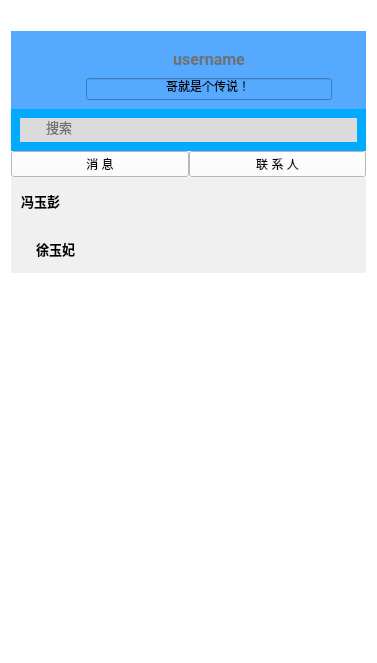
<?xml version="1.0" encoding="UTF-8"?>
<ui version="4.0">
 <class>ListWidget</class>
 <widget class="QWidget" name="ListWidget">
  <property name="geometry">
   <rect>
    <x>0</x>
    <y>0</y>
    <width>377</width>
    <height>663</height>
   </rect>
  </property>
  <property name="windowTitle">
   <string>ListWidget</string>
  </property>
  <property name="styleSheet">
   <string notr="true">background-color: rgb(255, 255, 255);</string>
  </property>
  <layout class="QVBoxLayout" name="verticalLayout_2">
   <property name="spacing">
    <number>0</number>
   </property>
   <item>
    <layout class="QHBoxLayout" name="horizontalLayout_4">
     <item>
      <spacer name="horizontalSpacer_2">
       <property name="font">
        <font>
         <family>Roboto</family>
         <pointsize>10</pointsize>
        </font>
       </property>
       <property name="orientation">
        <enum>Qt::Horizontal</enum>
       </property>
       <property name="sizeType">
        <enum>QSizePolicy::Fixed</enum>
       </property>
       <property name="sizeHint" stdset="0">
        <size>
         <width>9</width>
         <height>20</height>
        </size>
       </property>
      </spacer>
     </item>
     <item>
      <widget class="QPushButton" name="closeButton">
       <property name="minimumSize">
        <size>
         <width>16</width>
         <height>16</height>
        </size>
       </property>
       <property name="maximumSize">
        <size>
         <width>16</width>
         <height>16</height>
        </size>
       </property>
       <property name="font">
        <font>
         <family>Roboto</family>
         <pointsize>10</pointsize>
        </font>
       </property>
       <property name="styleSheet">
        <string notr="true">QPushButton{
    image: url(:/src/GUI/close.png);
    border-style: outset;
}
QPushButton:hover{
    image: url(:/src/GUI/close_hover.png);
    border-style: outset;
}
QPushButton:pressed{
    image: url(:/src/GUI/close_hover.png);
    border-style: outset;
}
</string>
       </property>
       <property name="text">
        <string/>
       </property>
      </widget>
     </item>
     <item>
      <widget class="QPushButton" name="minimizeButton">
       <property name="minimumSize">
        <size>
         <width>16</width>
         <height>16</height>
        </size>
       </property>
       <property name="maximumSize">
        <size>
         <width>16</width>
         <height>16</height>
        </size>
       </property>
       <property name="font">
        <font>
         <family>Roboto</family>
         <pointsize>10</pointsize>
        </font>
       </property>
       <property name="styleSheet">
        <string notr="true">QPushButton{
    image: url(:/src/GUI/min.png);
    border-style: outset;
	border: none;
}
QPushButton:hover{
    image: url(:/src/GUI/min_hover.png);
    border-style: outset;
	border: none;
}
QPushButton:pressed{
    image: url(:/src/GUI/min_hover.png);
    border-style: outset;
	border: none;
}
</string>
       </property>
       <property name="text">
        <string/>
       </property>
      </widget>
     </item>
     <item>
      <spacer name="horizontalSpacer">
       <property name="font">
        <font>
         <family>Roboto</family>
         <pointsize>10</pointsize>
        </font>
       </property>
       <property name="orientation">
        <enum>Qt::Horizontal</enum>
       </property>
       <property name="sizeHint" stdset="0">
        <size>
         <width>40</width>
         <height>20</height>
        </size>
       </property>
      </spacer>
     </item>
    </layout>
   </item>
   <item>
    <widget class="QWidget" name="user" native="true">
     <property name="styleSheet">
      <string notr="true">background-color: rgb(85, 170, 255);</string>
     </property>
     <layout class="QHBoxLayout" name="horizontalLayout_2">
      <item>
       <widget class="QLabel" name="label_5">
        <property name="sizePolicy">
         <sizepolicy hsizetype="Preferred" vsizetype="Preferred">
          <horstretch>38</horstretch>
          <verstretch>40</verstretch>
         </sizepolicy>
        </property>
        <property name="minimumSize">
         <size>
          <width>60</width>
          <height>60</height>
         </size>
        </property>
        <property name="maximumSize">
         <size>
          <width>60</width>
          <height>60</height>
         </size>
        </property>
        <property name="styleSheet">
         <string notr="true">border-width:0px;
border-radius:40px;
border-image: url(:/src/GUI/head/Genshin/genshin1.jpg);
border-style:solid;
border-color: rgb(255, 255, 255);
</string>
        </property>
        <property name="text">
         <string/>
        </property>
       </widget>
      </item>
      <item>
       <layout class="QVBoxLayout" name="verticalLayout_5" stretch="0,0">
        <property name="spacing">
         <number>0</number>
        </property>
        <item>
         <widget class="QLabel" name="usernameLabel">
          <property name="font">
           <font>
            <family>Roboto</family>
            <pointsize>12</pointsize>
            <weight>75</weight>
            <bold>true</bold>
           </font>
          </property>
          <property name="styleSheet">
           <string notr="true">color: rgb(112, 112, 112);
border:none;</string>
          </property>
          <property name="text">
           <string>username</string>
          </property>
          <property name="alignment">
           <set>Qt::AlignCenter</set>
          </property>
          <property name="margin">
           <number>0</number>
          </property>
         </widget>
        </item>
        <item>
         <widget class="QLineEdit" name="signature">
          <property name="sizePolicy">
           <sizepolicy hsizetype="Preferred" vsizetype="Fixed">
            <horstretch>0</horstretch>
            <verstretch>0</verstretch>
           </sizepolicy>
          </property>
          <property name="styleSheet">
           <string notr="true">text-align: center;</string>
          </property>
          <property name="text">
           <string>哥就是个传说！</string>
          </property>
          <property name="alignment">
           <set>Qt::AlignCenter</set>
          </property>
         </widget>
        </item>
       </layout>
      </item>
      <item>
       <widget class="QToolButton" name="moreButton">
        <property name="font">
         <font>
          <family>Roboto</family>
         </font>
        </property>
        <property name="cursor">
         <cursorShape>ArrowCursor</cursorShape>
        </property>
        <property name="styleSheet">
         <string notr="true">QToolButton{
    image: url(:/src/GUI/more.png);
    border-style: outset;
	border: none;
}
QToolButton:hover{
    image: url(:/src/GUI/more_hover.png);
    border-style: outset;
	border: none;
}
QToolButton:pressed{
    image: url(:/src/GUI/more.png);
    border-style: outset;
	border: none;
}
</string>
        </property>
        <property name="text">
         <string/>
        </property>
       </widget>
      </item>
     </layout>
    </widget>
   </item>
   <item>
    <widget class="QWidget" name="Search" native="true">
     <property name="styleSheet">
      <string notr="true">background-color: rgb(0, 170, 255);</string>
     </property>
     <layout class="QHBoxLayout" name="horizontalLayout">
      <property name="spacing">
       <number>0</number>
      </property>
      <item>
       <widget class="QLabel" name="label">
        <property name="minimumSize">
         <size>
          <width>24</width>
          <height>24</height>
         </size>
        </property>
        <property name="styleSheet">
         <string notr="true">background-color: rgb(219, 219, 219);
border-image: url(:/src/GUI/icon/search.png);
border-width:0px;
border-radius:40px;</string>
        </property>
        <property name="text">
         <string/>
        </property>
       </widget>
      </item>
      <item>
       <widget class="QLineEdit" name="friendSearchEdit">
        <property name="minimumSize">
         <size>
          <width>0</width>
          <height>24</height>
         </size>
        </property>
        <property name="font">
         <font>
          <family>Roboto</family>
          <pointsize>10</pointsize>
         </font>
        </property>
        <property name="styleSheet">
         <string notr="true">QLineEdit{
	color: rgb(112, 112, 112);
	background-color: rgb(219, 219, 219);
	border: none;
}
QLineEdit:focus{
	color: rgb(112, 112, 112);
	background-color: rgb(219, 219, 219);
	border: 2px solid rgb(90, 147, 255);
}</string>
        </property>
        <property name="text">
         <string>搜索</string>
        </property>
       </widget>
      </item>
     </layout>
    </widget>
   </item>
   <item>
    <layout class="QHBoxLayout" name="push">
     <property name="spacing">
      <number>0</number>
     </property>
     <item>
      <widget class="QPushButton" name="messagepushButton">
       <property name="enabled">
        <bool>true</bool>
       </property>
       <property name="styleSheet">
        <string notr="true"/>
       </property>
       <property name="text">
        <string>消 息</string>
       </property>
      </widget>
     </item>
     <item>
      <widget class="QPushButton" name="friendspushButton">
       <property name="styleSheet">
        <string notr="true"/>
       </property>
       <property name="text">
        <string>联 系 人</string>
       </property>
      </widget>
     </item>
    </layout>
   </item>
   <item>
    <layout class="QVBoxLayout" name="verticalLayout">
     <property name="spacing">
      <number>0</number>
     </property>
     <item>
      <widget class="QStackedWidget" name="stackedWidget">
       <property name="currentIndex">
        <number>1</number>
       </property>
       <widget class="QWidget" name="messagepage">
        <layout class="QVBoxLayout" name="verticalLayout_4">
         <property name="spacing">
          <number>0</number>
         </property>
         <property name="leftMargin">
          <number>0</number>
         </property>
         <property name="topMargin">
          <number>0</number>
         </property>
         <property name="rightMargin">
          <number>0</number>
         </property>
         <property name="bottomMargin">
          <number>0</number>
         </property>
         <item>
          <widget class="QScrollArea" name="messageScrollArea">
           <property name="minimumSize">
            <size>
             <width>250</width>
             <height>0</height>
            </size>
           </property>
           <property name="maximumSize">
            <size>
             <width>500</width>
             <height>16777215</height>
            </size>
           </property>
           <property name="font">
            <font>
             <family>Roboto</family>
             <pointsize>10</pointsize>
             <weight>50</weight>
             <bold>false</bold>
            </font>
           </property>
           <property name="styleSheet">
            <string notr="true">border-style: outset;</string>
           </property>
           <property name="widgetResizable">
            <bool>true</bool>
           </property>
           <widget class="QWidget" name="scrollAreaWidgetContents_3">
            <property name="geometry">
             <rect>
              <x>0</x>
              <y>0</y>
              <width>357</width>
              <height>452</height>
             </rect>
            </property>
            <property name="sizePolicy">
             <sizepolicy hsizetype="Preferred" vsizetype="Fixed">
              <horstretch>0</horstretch>
              <verstretch>0</verstretch>
             </sizepolicy>
            </property>
            <property name="maximumSize">
             <size>
              <width>16777215</width>
              <height>16777213</height>
             </size>
            </property>
            <property name="font">
             <font>
              <weight>50</weight>
              <bold>false</bold>
             </font>
            </property>
            <layout class="QVBoxLayout" name="verticalLayout_7">
             <property name="spacing">
              <number>0</number>
             </property>
             <property name="leftMargin">
              <number>0</number>
             </property>
             <property name="topMargin">
              <number>0</number>
             </property>
             <property name="rightMargin">
              <number>0</number>
             </property>
             <property name="bottomMargin">
              <number>0</number>
             </property>
             <item>
              <layout class="QVBoxLayout" name="usermag">
               <property name="spacing">
                <number>0</number>
               </property>
               <item>
                <widget class="QRadioButton" name="radioButton">
                 <property name="sizePolicy">
                  <sizepolicy hsizetype="Expanding" vsizetype="Fixed">
                   <horstretch>0</horstretch>
                   <verstretch>0</verstretch>
                  </sizepolicy>
                 </property>
                 <property name="minimumSize">
                  <size>
                   <width>0</width>
                   <height>48</height>
                  </size>
                 </property>
                 <property name="font">
                  <font>
                   <family>Roboto</family>
                   <pointsize>10</pointsize>
                   <weight>75</weight>
                   <bold>true</bold>
                  </font>
                 </property>
                 <property name="styleSheet">
                  <string notr="true">QRadioButton{
	background-color: rgb(240, 240, 240);
	spacing: 25px;
}
QRadioButton:hover{
	background-color: rgb(219, 219, 219);
	spacing: 25px;
}
QRadioButton:press{
	background-color: rgb(219, 219, 219);
	spacing: 25px;
}
QRadioButton:indicator{
	width: 0px;
	height: 0px;
	border: none;
}</string>
                 </property>
                 <property name="text">
                  <string>徐玉妃</string>
                 </property>
                </widget>
               </item>
               <item>
                <widget class="QWidget" name="message" native="true">
                 <property name="minimumSize">
                  <size>
                   <width>0</width>
                   <height>0</height>
                  </size>
                 </property>
                 <property name="styleSheet">
                  <string notr="true">color: rgb(112, 112, 112);
background-color: rgb(240, 240, 240);
</string>
                 </property>
                 <layout class="QHBoxLayout" name="horizontalLayout_3">
                  <property name="spacing">
                   <number>0</number>
                  </property>
                  <property name="leftMargin">
                   <number>0</number>
                  </property>
                  <property name="topMargin">
                   <number>0</number>
                  </property>
                  <property name="rightMargin">
                   <number>0</number>
                  </property>
                  <property name="bottomMargin">
                   <number>0</number>
                  </property>
                  <item>
                   <widget class="QLineEdit" name="time">
                    <property name="sizePolicy">
                     <sizepolicy hsizetype="Preferred" vsizetype="Fixed">
                      <horstretch>0</horstretch>
                      <verstretch>0</verstretch>
                     </sizepolicy>
                    </property>
                    <property name="text">
                     <string> 2023-8-25 13:14 </string>
                    </property>
                   </widget>
                  </item>
                  <item>
                   <widget class="QLineEdit" name="msg">
                    <property name="styleSheet">
                     <string notr="true">color: rgb(112, 112, 112);
background-color: rgb(240, 240, 240);
</string>
                    </property>
                    <property name="text">
                     <string>喵喵喵喵喵喵</string>
                    </property>
                   </widget>
                  </item>
                 </layout>
                </widget>
               </item>
              </layout>
             </item>
             <item>
              <layout class="QVBoxLayout" name="usermag_2">
               <property name="spacing">
                <number>0</number>
               </property>
               <item>
                <widget class="QRadioButton" name="radioButton_2">
                 <property name="sizePolicy">
                  <sizepolicy hsizetype="Expanding" vsizetype="Fixed">
                   <horstretch>0</horstretch>
                   <verstretch>0</verstretch>
                  </sizepolicy>
                 </property>
                 <property name="minimumSize">
                  <size>
                   <width>0</width>
                   <height>48</height>
                  </size>
                 </property>
                 <property name="font">
                  <font>
                   <family>Roboto</family>
                   <pointsize>10</pointsize>
                   <weight>75</weight>
                   <bold>true</bold>
                  </font>
                 </property>
                 <property name="styleSheet">
                  <string notr="true">QRadioButton{
	background-color: rgb(240, 240, 240);
	spacing: 25px;
}
QRadioButton:hover{
	background-color: rgb(219, 219, 219);
	spacing: 25px;
}
QRadioButton:press{
	background-color: rgb(219, 219, 219);
	spacing: 25px;
}
QRadioButton:indicator{
	width: 0px;
	height: 0px;
	border: none;
}</string>
                 </property>
                 <property name="text">
                  <string>冯玉彭</string>
                 </property>
                </widget>
               </item>
               <item>
                <widget class="QWidget" name="message_2" native="true">
                 <property name="minimumSize">
                  <size>
                   <width>0</width>
                   <height>0</height>
                  </size>
                 </property>
                 <property name="styleSheet">
                  <string notr="true">color: rgb(112, 112, 112);
background-color: rgb(240, 240, 240);
</string>
                 </property>
                 <layout class="QHBoxLayout" name="horizontalLayout_8">
                  <property name="spacing">
                   <number>0</number>
                  </property>
                  <property name="leftMargin">
                   <number>0</number>
                  </property>
                  <property name="topMargin">
                   <number>0</number>
                  </property>
                  <property name="rightMargin">
                   <number>0</number>
                  </property>
                  <property name="bottomMargin">
                   <number>0</number>
                  </property>
                  <item>
                   <widget class="QLineEdit" name="time_3">
                    <property name="sizePolicy">
                     <sizepolicy hsizetype="Preferred" vsizetype="Fixed">
                      <horstretch>0</horstretch>
                      <verstretch>0</verstretch>
                     </sizepolicy>
                    </property>
                    <property name="text">
                     <string> 2023-8-25 11:45</string>
                    </property>
                   </widget>
                  </item>
                  <item>
                   <widget class="QLineEdit" name="msg_3">
                    <property name="styleSheet">
                     <string notr="true">color: rgb(112, 112, 112);
background-color: rgb(240, 240, 240);
</string>
                    </property>
                    <property name="text">
                     <string>我小学期破防了</string>
                    </property>
                   </widget>
                  </item>
                 </layout>
                </widget>
               </item>
              </layout>
             </item>
             <item>
              <spacer name="verticalSpacer_2">
               <property name="orientation">
                <enum>Qt::Vertical</enum>
               </property>
               <property name="sizeHint" stdset="0">
                <size>
                 <width>20</width>
                 <height>40</height>
                </size>
               </property>
              </spacer>
             </item>
            </layout>
           </widget>
          </widget>
         </item>
        </layout>
       </widget>
       <widget class="QWidget" name="friendspage">
        <layout class="QVBoxLayout" name="verticalLayout_3">
         <property name="spacing">
          <number>0</number>
         </property>
         <property name="leftMargin">
          <number>0</number>
         </property>
         <property name="topMargin">
          <number>0</number>
         </property>
         <property name="rightMargin">
          <number>0</number>
         </property>
         <property name="bottomMargin">
          <number>0</number>
         </property>
         <item>
          <widget class="QScrollArea" name="friendScrollArea">
           <property name="minimumSize">
            <size>
             <width>250</width>
             <height>0</height>
            </size>
           </property>
           <property name="maximumSize">
            <size>
             <width>500</width>
             <height>16777215</height>
            </size>
           </property>
           <property name="font">
            <font>
             <family>Roboto</family>
             <pointsize>10</pointsize>
             <weight>50</weight>
             <bold>false</bold>
            </font>
           </property>
           <property name="styleSheet">
            <string notr="true">border-style: outset;</string>
           </property>
           <property name="widgetResizable">
            <bool>true</bool>
           </property>
           <widget class="QWidget" name="scrollAreaWidgetContents_2">
            <property name="geometry">
             <rect>
              <x>0</x>
              <y>0</y>
              <width>357</width>
              <height>452</height>
             </rect>
            </property>
            <property name="sizePolicy">
             <sizepolicy hsizetype="Preferred" vsizetype="Fixed">
              <horstretch>0</horstretch>
              <verstretch>0</verstretch>
             </sizepolicy>
            </property>
            <property name="maximumSize">
             <size>
              <width>16777215</width>
              <height>16777213</height>
             </size>
            </property>
            <property name="font">
             <font>
              <weight>50</weight>
              <bold>false</bold>
             </font>
            </property>
            <layout class="QVBoxLayout" name="verticalLayout_6">
             <property name="spacing">
              <number>0</number>
             </property>
             <property name="leftMargin">
              <number>0</number>
             </property>
             <property name="topMargin">
              <number>0</number>
             </property>
             <property name="rightMargin">
              <number>0</number>
             </property>
             <property name="bottomMargin">
              <number>0</number>
             </property>
             <item>
              <widget class="QRadioButton" name="radioButton_3">
               <property name="sizePolicy">
                <sizepolicy hsizetype="Expanding" vsizetype="Fixed">
                 <horstretch>0</horstretch>
                 <verstretch>0</verstretch>
                </sizepolicy>
               </property>
               <property name="minimumSize">
                <size>
                 <width>0</width>
                 <height>48</height>
                </size>
               </property>
               <property name="font">
                <font>
                 <family>Roboto</family>
                 <pointsize>10</pointsize>
                 <weight>75</weight>
                 <bold>true</bold>
                </font>
               </property>
               <property name="styleSheet">
                <string notr="true">QRadioButton{
	background-color: rgb(240, 240, 240);
	spacing: 10px;
}
QRadioButton:hover{
	background-color: rgb(219, 219, 219);
	spacing: 10px;
}
QRadioButton:press{
	background-color: rgb(219, 219, 219);
	spacing: 25px;
}
QRadioButton:indicator{
	width: 0px;
	height: 0px;
	border: none;
}</string>
               </property>
               <property name="text">
                <string>冯玉彭</string>
               </property>
               <property name="icon">
                <iconset>
                 <normaloff>:/src/GUI/notice.png</normaloff>:/src/GUI/notice.png</iconset>
               </property>
              </widget>
             </item>
             <item>
              <widget class="QRadioButton" name="radioButton_4">
               <property name="sizePolicy">
                <sizepolicy hsizetype="Expanding" vsizetype="Fixed">
                 <horstretch>0</horstretch>
                 <verstretch>0</verstretch>
                </sizepolicy>
               </property>
               <property name="minimumSize">
                <size>
                 <width>0</width>
                 <height>48</height>
                </size>
               </property>
               <property name="font">
                <font>
                 <family>Roboto</family>
                 <pointsize>10</pointsize>
                 <weight>75</weight>
                 <bold>true</bold>
                </font>
               </property>
               <property name="styleSheet">
                <string notr="true">QRadioButton{
	background-color: rgb(240, 240, 240);
	spacing: 25px;
}
QRadioButton:hover{
	background-color: rgb(219, 219, 219);
	spacing: 25px;
}
QRadioButton:press{
	background-color: rgb(219, 219, 219);
	spacing: 25px;
}
QRadioButton:indicator{
	width: 0px;
	height: 0px;
	border: none;
}</string>
               </property>
               <property name="text">
                <string>徐玉妃</string>
               </property>
              </widget>
             </item>
             <item>
              <spacer name="verticalSpacer">
               <property name="orientation">
                <enum>Qt::Vertical</enum>
               </property>
               <property name="sizeHint" stdset="0">
                <size>
                 <width>20</width>
                 <height>40</height>
                </size>
               </property>
              </spacer>
             </item>
            </layout>
           </widget>
          </widget>
         </item>
        </layout>
       </widget>
      </widget>
     </item>
    </layout>
   </item>
   <item>
    <layout class="QHBoxLayout" name="horizontalLayout_7">
     <property name="spacing">
      <number>0</number>
     </property>
     <item>
      <widget class="QPushButton" name="addFriBotton">
       <property name="minimumSize">
        <size>
         <width>25</width>
         <height>25</height>
        </size>
       </property>
       <property name="styleSheet">
        <string notr="true">#addFriBotton{
 image: url(:/src/GUI/icon/addFriend.png);
 border:none;
}
#addFrBottoni:hover{
 image: url(:/src/GUI/icon/addFriend_hover.png);
 border:none;
}
#addFriBotton:pressed{
 image: url(:/src/GUI/icon/addFriend_hover.png);
 border:none;
}</string>
       </property>
       <property name="text">
        <string/>
       </property>
      </widget>
     </item>
     <item>
      <widget class="QPushButton" name="modeBotton">
       <property name="minimumSize">
        <size>
         <width>25</width>
         <height>25</height>
        </size>
       </property>
       <property name="styleSheet">
        <string notr="true">#modeBotton{
 image: url(:/src/GUI/icon/nightmode.png);
 border:none;
}
#modeBotton:hover{
 image: url(:/src/GUI/icon/nightmode_hover.png);
 border:none;
}
#modeBotton:pressed{
 image: url(:/src/GUI/icon/nightmode_hover.png);
 border:none;
}</string>
       </property>
       <property name="text">
        <string/>
       </property>
      </widget>
     </item>
    </layout>
   </item>
  </layout>
  <zorder>Search</zorder>
  <zorder>user</zorder>
 </widget>
 <resources>
  <include location="src.qrc"/>
 </resources>
 <connections/>
</ui>
